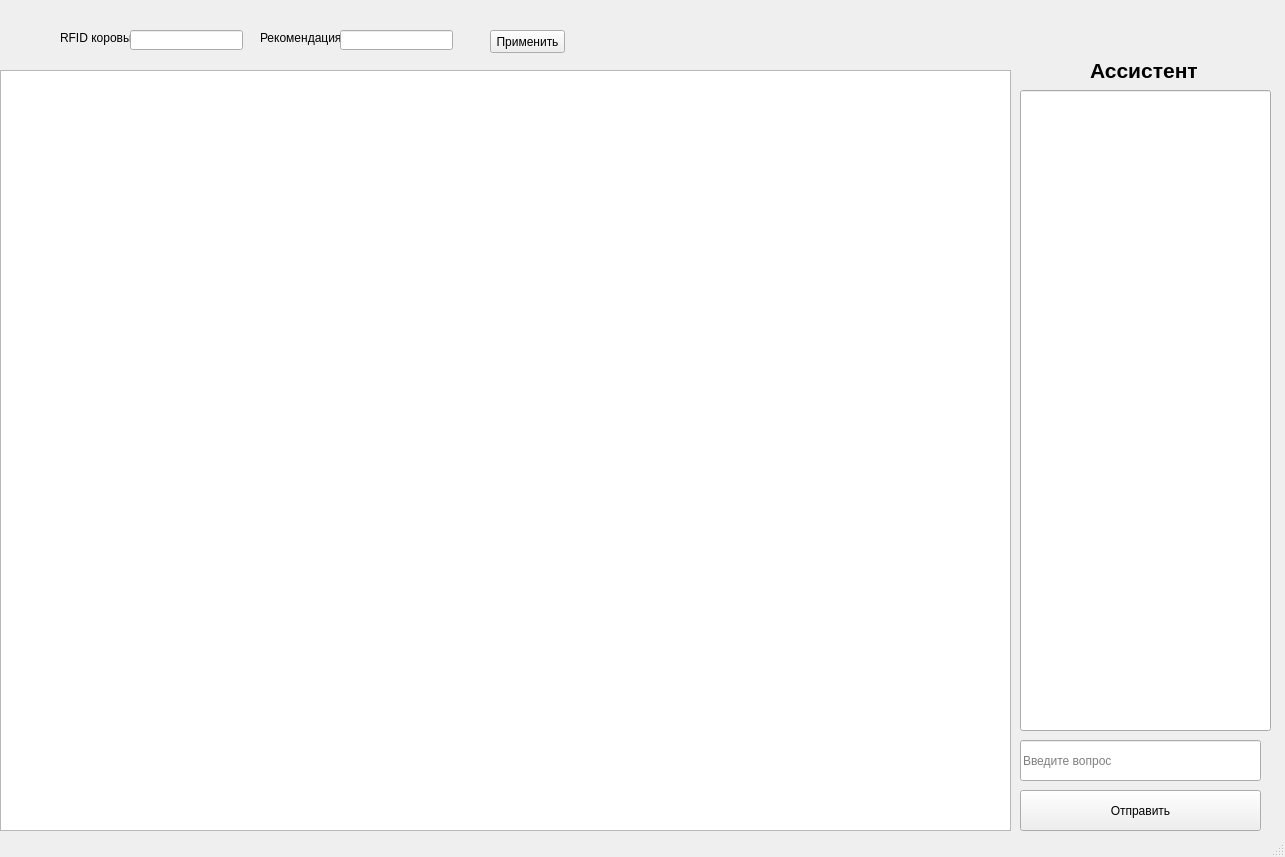
<?xml version="1.0" encoding="UTF-8"?>
<ui version="4.0">
 <class>MainWindow</class>
 <widget class="QMainWindow" name="MainWindow">
  <property name="geometry">
   <rect>
    <x>0</x>
    <y>0</y>
    <width>1285</width>
    <height>857</height>
   </rect>
  </property>
  <property name="windowTitle">
   <string>MainWindow</string>
  </property>
  <widget class="QWidget" name="centralwidget">
   <widget class="QTableWidget" name="tableWidget">
    <property name="geometry">
     <rect>
      <x>0</x>
      <y>70</y>
      <width>1011</width>
      <height>761</height>
     </rect>
    </property>
   </widget>
   <widget class="QLabel" name="label">
    <property name="geometry">
     <rect>
      <x>60</x>
      <y>30</y>
      <width>81</width>
      <height>16</height>
     </rect>
    </property>
    <property name="text">
     <string>RFID коровы</string>
    </property>
   </widget>
   <widget class="QLineEdit" name="rfid">
    <property name="geometry">
     <rect>
      <x>130</x>
      <y>30</y>
      <width>113</width>
      <height>20</height>
     </rect>
    </property>
   </widget>
   <widget class="QLabel" name="label_2">
    <property name="geometry">
     <rect>
      <x>260</x>
      <y>30</y>
      <width>81</width>
      <height>16</height>
     </rect>
    </property>
    <property name="text">
     <string>Рекомендация</string>
    </property>
   </widget>
   <widget class="QPushButton" name="ok">
    <property name="geometry">
     <rect>
      <x>490</x>
      <y>30</y>
      <width>75</width>
      <height>23</height>
     </rect>
    </property>
    <property name="text">
     <string>Применить</string>
    </property>
   </widget>
   <widget class="QLineEdit" name="rec">
    <property name="geometry">
     <rect>
      <x>340</x>
      <y>30</y>
      <width>113</width>
      <height>20</height>
     </rect>
    </property>
   </widget>
   <widget class="QLabel" name="label_3">
    <property name="geometry">
     <rect>
      <x>1090</x>
      <y>50</y>
      <width>121</width>
      <height>41</height>
     </rect>
    </property>
    <property name="font">
     <font>
      <pointsize>16</pointsize>
      <weight>75</weight>
      <bold>true</bold>
     </font>
    </property>
    <property name="text">
     <string>Ассистент</string>
    </property>
   </widget>
   <widget class="QLineEdit" name="question">
    <property name="geometry">
     <rect>
      <x>1020</x>
      <y>740</y>
      <width>241</width>
      <height>41</height>
     </rect>
    </property>
    <property name="placeholderText">
     <string>Введите вопрос</string>
    </property>
   </widget>
   <widget class="QLineEdit" name="answer">
    <property name="geometry">
     <rect>
      <x>1020</x>
      <y>90</y>
      <width>251</width>
      <height>641</height>
     </rect>
    </property>
    <property name="alignment">
     <set>Qt::AlignLeading|Qt::AlignLeft|Qt::AlignTop</set>
    </property>
    <property name="dragEnabled">
     <bool>true</bool>
    </property>
    <property name="readOnly">
     <bool>true</bool>
    </property>
   </widget>
   <widget class="QPushButton" name="send">
    <property name="geometry">
     <rect>
      <x>1020</x>
      <y>790</y>
      <width>241</width>
      <height>41</height>
     </rect>
    </property>
    <property name="text">
     <string>Отправить</string>
    </property>
   </widget>
  </widget>
  <widget class="QMenuBar" name="menubar">
   <property name="geometry">
    <rect>
     <x>0</x>
     <y>0</y>
     <width>1285</width>
     <height>21</height>
    </rect>
   </property>
  </widget>
  <widget class="QStatusBar" name="statusbar"/>
 </widget>
 <resources/>
 <connections/>
</ui>
